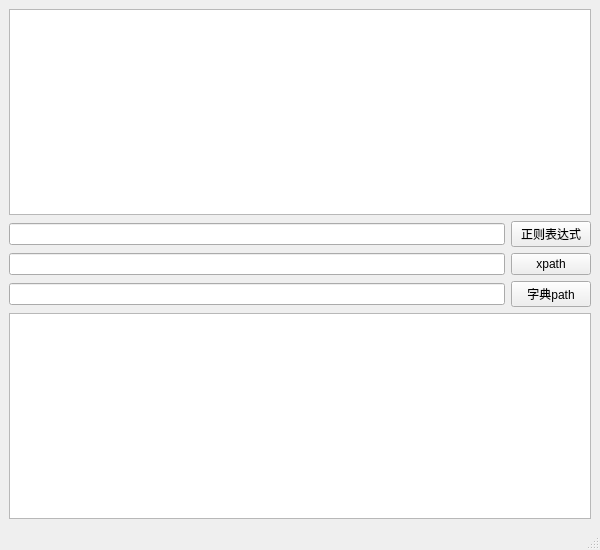
<?xml version="1.0" encoding="UTF-8"?>
<ui version="4.0">
 <class>MainWindow</class>
 <widget class="QMainWindow" name="MainWindow">
  <property name="geometry">
   <rect>
    <x>0</x>
    <y>0</y>
    <width>600</width>
    <height>550</height>
   </rect>
  </property>
  <property name="windowTitle">
   <string>data parser     by:ordar     https://github.com/MrWQ</string>
  </property>
  <property name="toolTip">
   <string>https://github.com/MrWQ</string>
  </property>
  <widget class="QWidget" name="centralwidget">
   <layout class="QGridLayout" name="gridLayout">
    <item row="0" column="0" colspan="2">
     <widget class="QTextEdit" name="textEdit">
      <property name="enabled">
       <bool>true</bool>
      </property>
      <property name="toolTip">
       <string>输入框：这里输入数据</string>
      </property>
     </widget>
    </item>
    <item row="1" column="0">
     <widget class="QLineEdit" name="lineEdit">
      <property name="toolTip">
       <string>输入正则表达式</string>
      </property>
     </widget>
    </item>
    <item row="4" column="0" colspan="2">
     <widget class="QTextEdit" name="textEdit_2">
      <property name="toolTip">
       <string>输出框，这里输出数据</string>
      </property>
     </widget>
    </item>
    <item row="1" column="1">
     <widget class="QPushButton" name="pushButton">
      <property name="toolTip">
       <string>解析正则表达式：输入正则表达式，然后提取出字符串</string>
      </property>
      <property name="text">
       <string>正则表达式</string>
      </property>
     </widget>
    </item>
    <item row="3" column="1">
     <widget class="QPushButton" name="pushButton_4">
      <property name="toolTip">
       <string notr="true" comment="解析字典path" extracomment="解析字典path">解析字典path：输入字典key然后解析出value。解析json比较好用</string>
      </property>
      <property name="text">
       <string>字典path</string>
      </property>
     </widget>
    </item>
    <item row="2" column="0">
     <widget class="QLineEdit" name="lineEdit_2">
      <property name="toolTip">
       <string>输入xpath</string>
      </property>
     </widget>
    </item>
    <item row="3" column="0">
     <widget class="QLineEdit" name="lineEdit_4">
      <property name="toolTip">
       <string>输入字典key</string>
      </property>
     </widget>
    </item>
    <item row="2" column="1">
     <widget class="QPushButton" name="pushButton_2">
      <property name="toolTip">
       <string>解析xpath：输入xpath，然后解析出text。解析xml比较好用</string>
      </property>
      <property name="text">
       <string>xpath</string>
      </property>
     </widget>
    </item>
   </layout>
  </widget>
  <widget class="QMenuBar" name="menubar">
   <property name="geometry">
    <rect>
     <x>0</x>
     <y>0</y>
     <width>600</width>
     <height>23</height>
    </rect>
   </property>
  </widget>
  <widget class="QStatusBar" name="statusbar"/>
 </widget>
 <resources/>
 <connections/>
</ui>
